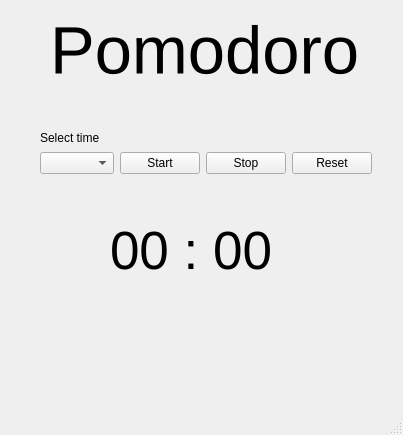
<?xml version="1.0" encoding="UTF-8"?>
<ui version="4.0">
 <class>MainWindow</class>
 <widget class="QMainWindow" name="MainWindow">
  <property name="geometry">
   <rect>
    <x>0</x>
    <y>0</y>
    <width>403</width>
    <height>435</height>
   </rect>
  </property>
  <property name="windowTitle">
   <string>MainWindow</string>
  </property>
  <widget class="QWidget" name="centralwidget">
   <widget class="QLabel" name="label">
    <property name="geometry">
     <rect>
      <x>110</x>
      <y>220</y>
      <width>181</width>
      <height>61</height>
     </rect>
    </property>
    <property name="font">
     <font>
      <pointsize>40</pointsize>
     </font>
    </property>
    <property name="text">
     <string>00 : 00</string>
    </property>
   </widget>
   <widget class="QLabel" name="label_2">
    <property name="geometry">
     <rect>
      <x>50</x>
      <y>10</y>
      <width>315</width>
      <height>81</height>
     </rect>
    </property>
    <property name="font">
     <font>
      <pointsize>50</pointsize>
     </font>
    </property>
    <property name="text">
     <string>Pomodoro</string>
    </property>
   </widget>
   <widget class="QLabel" name="label_3">
    <property name="geometry">
     <rect>
      <x>40</x>
      <y>130</y>
      <width>65</width>
      <height>16</height>
     </rect>
    </property>
    <property name="text">
     <string>Select time</string>
    </property>
   </widget>
   <widget class="QWidget" name="">
    <property name="geometry">
     <rect>
      <x>40</x>
      <y>150</y>
      <width>332</width>
      <height>26</height>
     </rect>
    </property>
    <layout class="QHBoxLayout" name="horizontalLayout">
     <item>
      <widget class="QComboBox" name="comboBox"/>
     </item>
     <item>
      <widget class="QPushButton" name="pushButton">
       <property name="text">
        <string>Start</string>
       </property>
      </widget>
     </item>
     <item>
      <widget class="QPushButton" name="btn_stop">
       <property name="text">
        <string>Stop</string>
       </property>
      </widget>
     </item>
     <item>
      <widget class="QPushButton" name="btn_reset">
       <property name="text">
        <string>Reset</string>
       </property>
      </widget>
     </item>
    </layout>
   </widget>
  </widget>
  <widget class="QMenuBar" name="menubar">
   <property name="geometry">
    <rect>
     <x>0</x>
     <y>0</y>
     <width>403</width>
     <height>21</height>
    </rect>
   </property>
  </widget>
  <widget class="QStatusBar" name="statusbar"/>
 </widget>
 <resources/>
 <connections/>
</ui>
